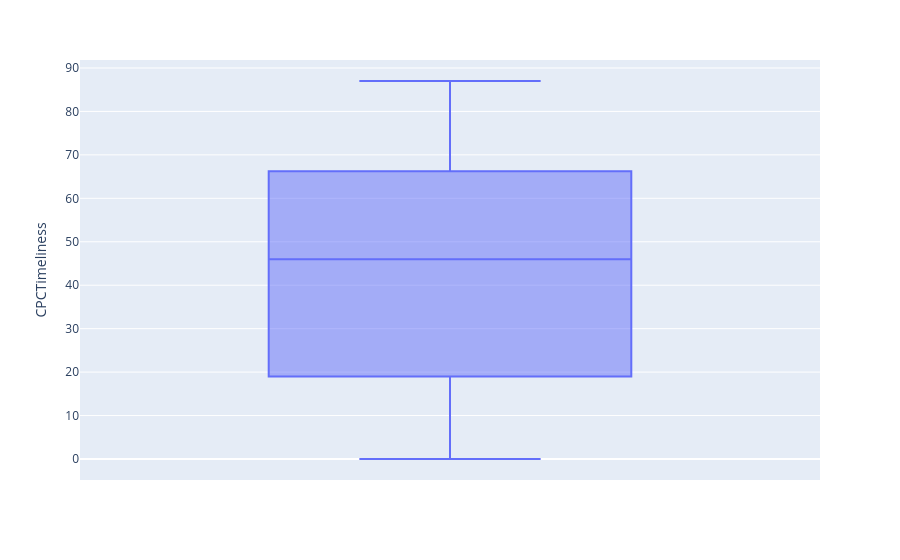

Source (notebook cell):
### Code cell
# How else can we see breakdowns?
# Box plots allow you to see spread of the data visualising it - WLP likes these as they're powerful - e.g. quartile ranges, outliers etc

# Data is on y-axis not x-axis anymore since it's a box plot
timeliness_box = px.box(cin,
                        y='CPCTimeliness')

timeliness_box.show()
# Most people are between quartiles; median is 46 days; spread goes from 0 to 87 days
# Nice to see ranges our data is in

### Figure 1 — Plotly figure (JSON) as saved in the notebook; plotly's stock layout.template omitted (floating-point values rounded to 4 significant figures)
{"data": [{"alignmentgroup": "True", "hovertemplate": "CPCTimeliness=%{y}<extra></extra>", "legendgroup": "", "marker": {"color": "#636efa"}, "name": "", "notched": false, "offsetgroup": "", "orientation": "v", "showlegend": false, "type": "box", "x0": " ", "xaxis": "x", "y": [78.0, 49.0, 14.0, 66.0, 83.0, 3.0, 0.0, 25.0, 12.0, 65.0, 16.0, 54.0, 46.0, 74.0, NaN, 27.0, 19.0, 8.0, 68.0, NaN, 24.0, 66.0, NaN, 50.0, NaN, 83.0, 45.0, 4.0, 86.0, 66.0, 84.0, 66.0, 39.0, NaN, 67.0, 11.0, 51.0, 46.0, 56.0, 3.0, 43.0, 48.0, 56.0, 19.0, 19.0, 1.0, 77.0, 36.0, 21.0, NaN, 15.0, 69.0, 55.0, 34.0, 69.0, 87.0, 74.0, 74.0, NaN, 18.0, 27.0, 51.0, 74.0, 27.0, 32.0, NaN, 72.0, NaN, 50.0, 10.0, 86.0, 27.0, 77.0, 36.0, 33.0, 21.0, NaN, 30.0, NaN, 13.0, 9.0, 49.0, 19.0, NaN, NaN, 6.0, 70.0, 49.0, 46.0, 46.0, 81.0, 13.0, NaN, 9.0, 75.0, NaN, 26.0, 54.0, NaN, 37.0, 17.0], "y0": " ", "yaxis": "y"}], "layout": {"boxmode": "group", "legend": {"tracegroupgap": 0}, "margin": {"t": 60}, "xaxis": {"anchor": "y", "domain": [0, 1]}, "yaxis": {"anchor": "x", "domain": [0, 1], "title": {"text": "CPCTimeliness"}}}}
